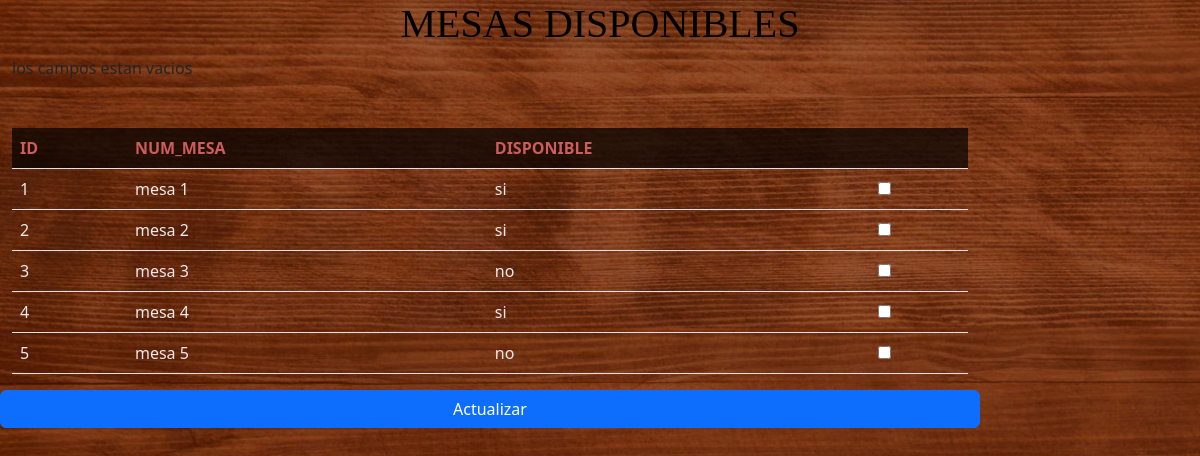
/restaurante10/mesa.php, run on the app's committed database.
### tables this page shows
CREATE TABLE `mesa` (
  `id_mesa` int(11) NOT NULL,
  `num_mesa` varchar(50) NOT NULL,
  `disponible` varchar(100) NOT NULL
);

### restaurante10/mesa.php (the view, shortened to what this page needs)
<!DOCTYPE html>
<html lang="es">
<head>
    <link rel="stylesheet" href="./css/mesa.css">
    <link rel="stylesheet" href="css/bootstrap.min.css">
</head>
<aside>
<body>
    <h1 class="tex">MESAS DISPONIBLES</h1>
    <div class="container-fluid row">
        <form class="col-10 px-12" action="" method="POST">
            <?php
            include "controlador/mesa_disponible.php";
            ?>
            <div class="row">
	        <div class="col-12">
	                <fieldset>
        </form>
        </div>
        <br>
        <br>
        <div class="col-12">
            <table class="table">
            <thead>
                <tr>
                <th scope="col">id</th>
                <th scope="col">num_mesa</th>
                <th scope="col">disponible</th>
                <th scope="col"></th>
                </tr>
            </thead>
            <tbody>
                <?php
                    include "modelo/conexion.php";
                    $sql=$conexion->query("select * from mesa ");
                    while($datos=$sql->fetch_object()){
                ?>
                    <tr>
                        <td><?= $datos->id_mesa ?></td>
                        <td><?= $datos->num_mesa ?></td>
                        <td><?= $datos->disponible?></td>
                        <td>
                        <label><input type="checkbox" id="cbox1" value="first_checkbox">
                        </td>
                    </tr>
                <?php
                    }
                ?>
            </tbody>
            </table>
        </div>
     <button type="submit" class="btn btn-primary" name="actualizar" value="ok">Actualizar</button>
</body>
</aside>
</html>

### restaurante10/css/mesa.css (style rules this page uses)
body { background-image: url('../imagenes/mesa.jpg'); }
.tex { color: rgb(0, 0, 0); text-align: center; font-family:script MT Bold; }
body { background-color: rgb(196, 18, 47); }
th { color:indianred; padding: 20px 15px; background-color: rgba(0,0,0,.5); text-transform: uppercase; padding: 15px; }
thead { background-color: rgba(0,0,0,.7); padding: 1px; }
td { color: rgb(238, 232, 236); }

### data on the page
mesa: id_mesa "1", num_mesa "mesa 1", disponible "si"
mesa: id_mesa "2", num_mesa "mesa 2", disponible "si"
mesa: id_mesa "3", num_mesa "mesa 3", disponible "no"
mesa: id_mesa "4", num_mesa "mesa 4", disponible "si"
mesa: id_mesa "5", num_mesa "mesa 5", disponible "no"
